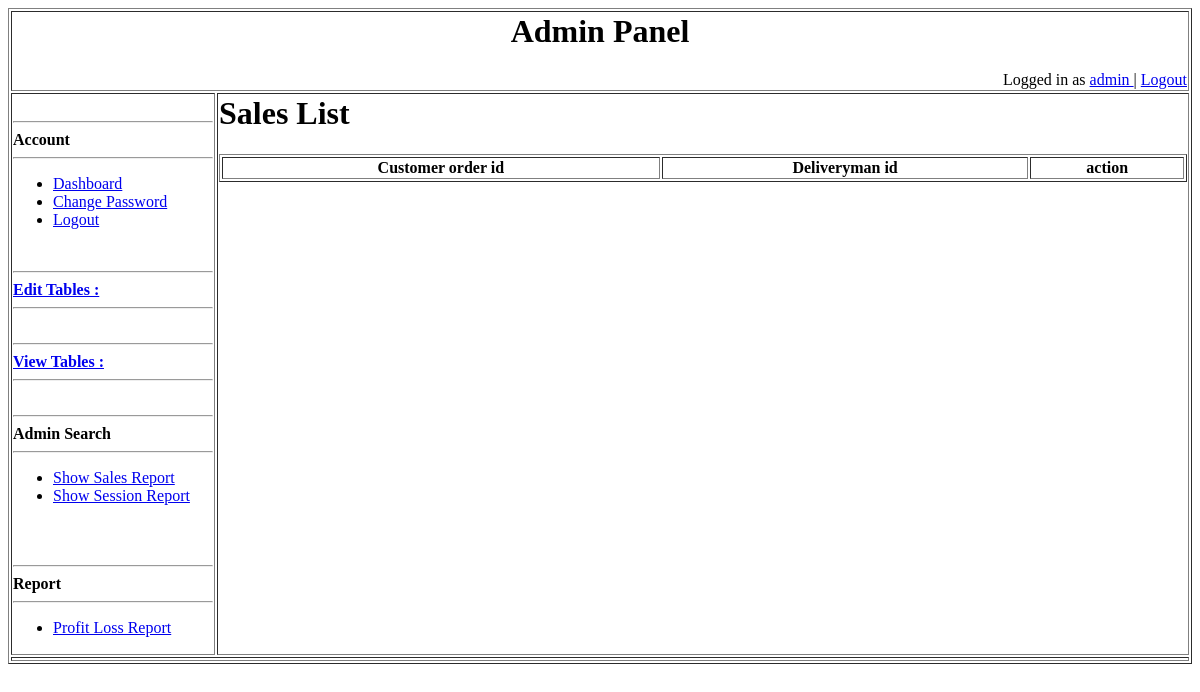
The app's page /App/View/AdminPages/ViewTables/viewSalesTable.php (signed in), older data.
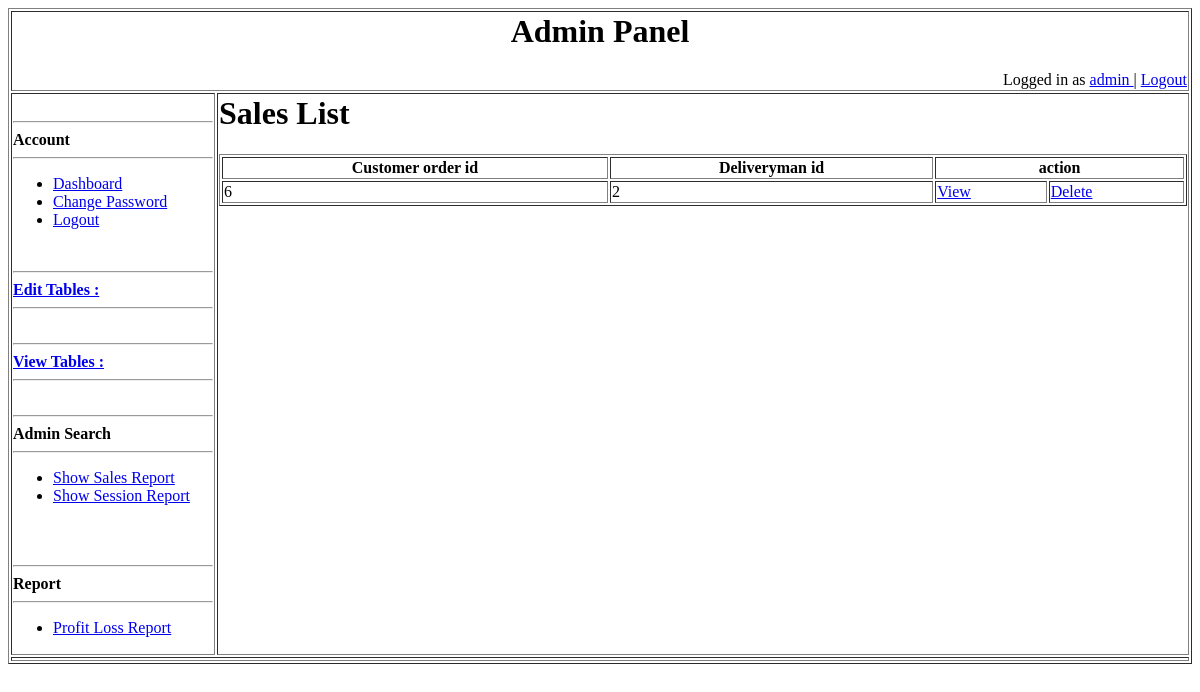
The same page, newer data.
### tables this page shows
CREATE TABLE `sales` (
  `id` int(100) NOT NULL,
  `customer_order_id` int(100) NOT NULL,
  `deliveryman_id` int(100) NOT NULL
);

### App/View/AdminPages/ViewTables/viewSalesTable.php (the view, shortened to what this page needs)
<table style="width:100%" , border = "1">
	<tr>
		<td colspan = "3">
			<?php
				include($_SERVER['DOCUMENT_ROOT']."/WebTechRepo/App/View/AdminPages/BasicStructure/header.php");
			?>
		</td>
	</tr>
	<tr>
		<td colspan="1" width = "200" valign="top">
			<?php
				include($_SERVER['DOCUMENT_ROOT']."/WebTechRepo/App/View/AdminPages/BasicStructure/accountCol.php");
			?>
		</td>
		<td colspan="2" valign="top">
			<h1>Sales List</h1>
			<?php
			include($_SERVER['DOCUMENT_ROOT']."/WebTechRepo/DB/createCon.php");
			$result=mysqli_query($conn,"SELECT * FROM sales");
			?>
	<table border="1" width="100%">
		<tr>
			<th>Customer order id</th>
			<th>Deliveryman id</th>
			<th colspan="2">action</th>
			</tr>
		<?php while($row=mysqli_fetch_array($result)) { ?>
		<tr>
			<td><?php echo $row['customer_order_id'];?></td>
			<td><?php echo $row['deliveryman_id'];?></td>
			<td>
				<a href="deleteSalesTable.php?view=<?php echo $row['id'];?>">View</a>
			</td>
			<td>
				<a href="deleteSalesTable.php?del=<?php echo $row['id'];?>">Delete</a>
			</td>
		</tr>
		<?php }?>
	</table>
		</td>
	</tr>
	<tr>
		<td colspan = "3">
		</td>
	</tr>
</table>

Row changes from the older to the newer data that the page shows:
added sales: customer_order "6", deliveryman "2"
